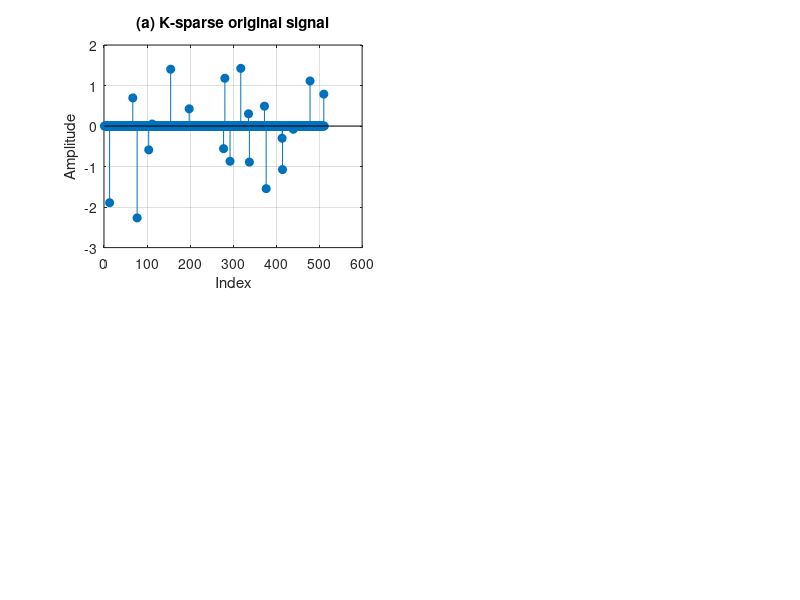
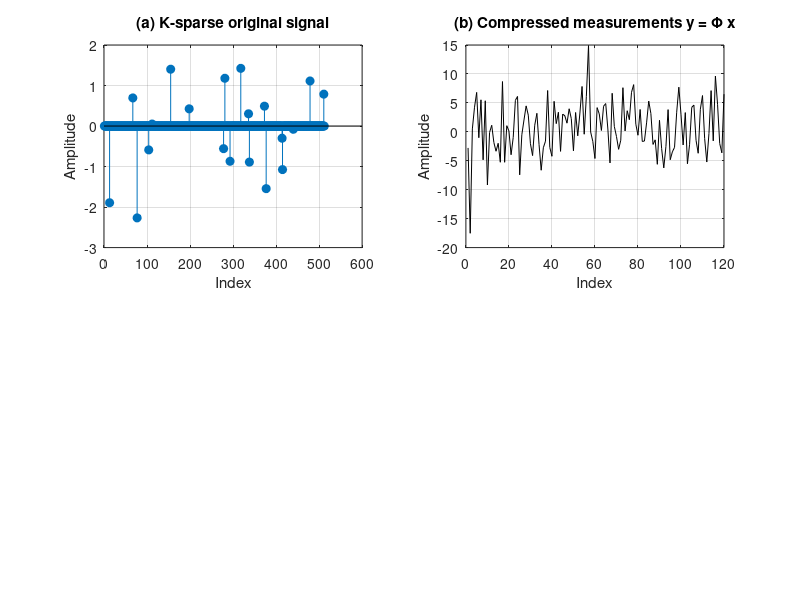

Write MATLAB code to recreate these figures, in order. (Note: this script raises an error after producing the figures.)
close all; clear all; clc;

% Define parameters
N = 512; 
K = 20; 
M = 6*K;

% Construction of K-sparse signal
x=zeros(N,1); 
x(randperm(N,K))=randn(K,1);
x_sparse = x;

psi = dct(N); %dct là đẹp

% Sensing matrix construction
phi=randn(M,N);

% Sensing using CS 
y=phi*x;
y_cp =y;
% save('y_sparse_v1.mat','phi','y_cp','x_sparse',"psi");
% save('y_sparse_v1_plot.mat');

%% Plot
figure;
% (a) Sparse signal
subplot(2,2,1);
stem(x_sparse,'filled');
title('(a) K-sparse original signal');
xlabel('Index'); ylabel('Amplitude');
grid on;
exportgraphics(gcf,'K-sparse original signal.png','Resolution',300);

% (b) CS measurements
subplot(2,2,2);
plot(y_cp,'k');
title('(b) Compressed measurements y = \Phi x');
xlabel('Index'); ylabel('Amplitude');
grid on;
exportgraphics(gcf,'Compressed measurements.png','Resolution',300);

% (c) Histogram of sparse signal
subplot(2,2,3);
histogram(x_sparse,30);
title('(c) Histogram of original signal');
xlabel('Amplitude'); ylabel('Count');
exportgraphics(gcf,'Histogram of original signal.png','Resolution',300);

% (d) Histogram of measurements
subplot(2,2,4);
histogram(y_cp,30);
title('(d) Histogram of compressed signal');
xlabel('Amplitude'); ylabel('Count');
exportgraphics(gcf,'Histogram of compressed signal.png','Resolution',300);

figure;
imagesc(abs(x_sparse.'));
colormap hot; colorbar;
title('Magnitude map of sparse signal');
exportgraphics(gcf,'Heat Map.png','Resolution',300);
